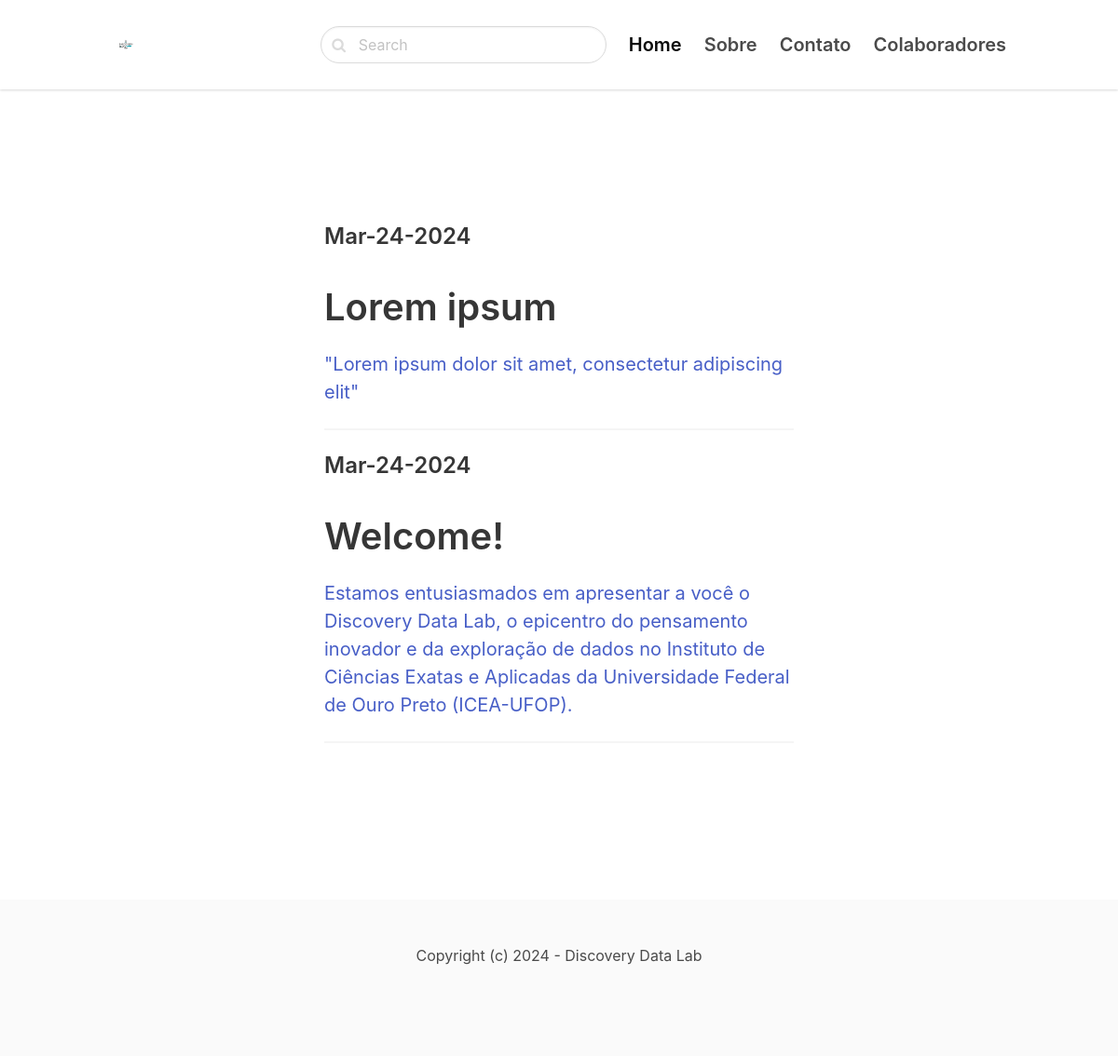
The page / on the database its author committed.
### blog/models.py (models this page shows, shortened)
class Post(models.Model):
    category = models.ForeignKey(Category, on_delete=models.CASCADE, related_name='posts')
    title = models.CharField(max_length=255)
    slug = models.SlugField()
    intro = models.TextField()
    body = models.TextField()
    created_at = models.DateTimeField(auto_now_add=True)
    updated_at = models.DateTimeField(auto_now=True)
    class Meta:
        ordering = ['-created_at',]

### core/views.py (the view)
# urls.py: path('', frontpage, name='frontpage'),
def frontpage(request):
    posts = Post.objects.all()
    return render(request, 'core/frontpage.html', {'posts': posts})

### core/templates/core/frontpage.html (shortened to what this page needs)
{% extends 'core/base.html' %}
{% block content %}
    <section class="hero">
        <div class="hero-body">
            <div class="container">
                <section class="section">
                    <div class="columns">
                        <div class="column is-8 is-offset-2">
                            {% for post in posts %}
                                <div class="content is-medium">
                                    <a href={% url 'post_detail' post.category.slug post.slug %}>
                                        <h2 class="title is-4">{{ post.created_at|date:'M-d-Y' }}</h2>
                                        <h1 class="title">{{ post.title }}</h1>
                                        <p>{{ post.intro }}</p>
                                </div>
                                <hr>
                            {% endfor %}
                        </div>
                    </div>
                </section>
            </div>
        </div>
    </section>
{% endblock %}

### rows shown on the page
Post: created_at "Mar-24-2024", title "Lorem ipsum", intro "\"Lorem ipsum dolor sit amet, consectetur adipiscing elit\""
Post: created_at "Mar-24-2024", title "Welcome!", intro "Estamos entusiasmados em apresentar a você o Discovery Data Lab, o epicentro do pensamento inovador e da exploração de dados no Instituto de Ciências Exatas e Aplicadas da Universidade Federal de Ouro Preto (ICEA-UFOP)."
